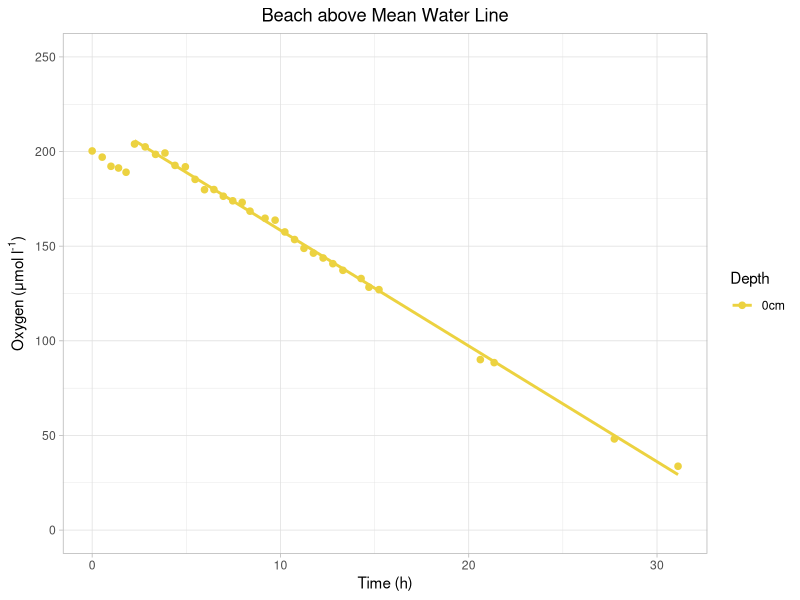
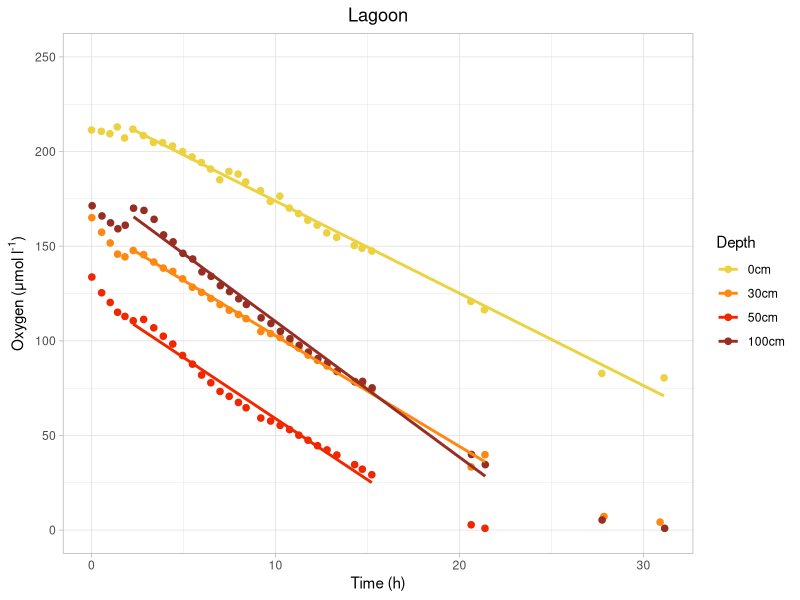
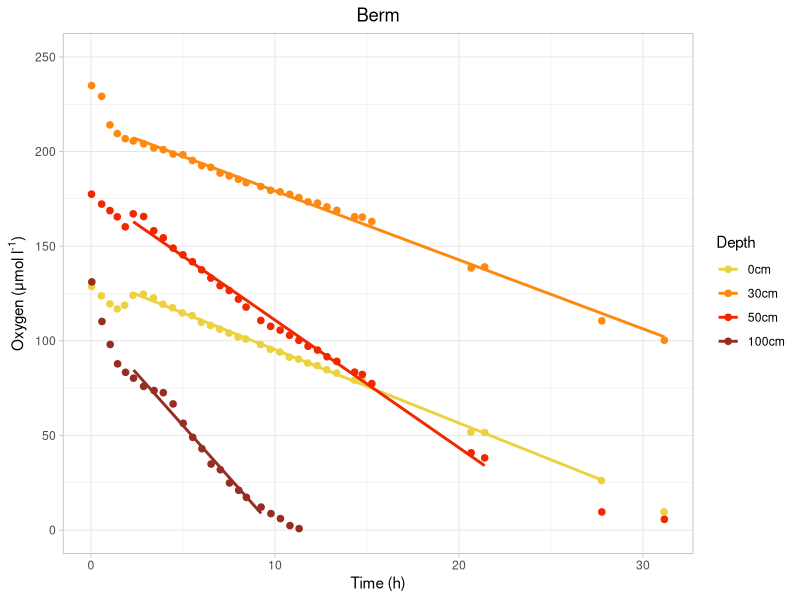
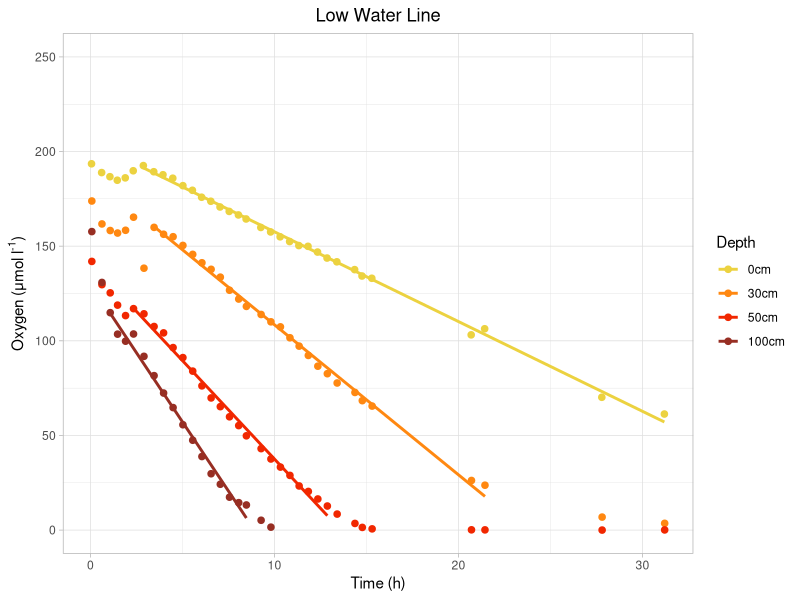
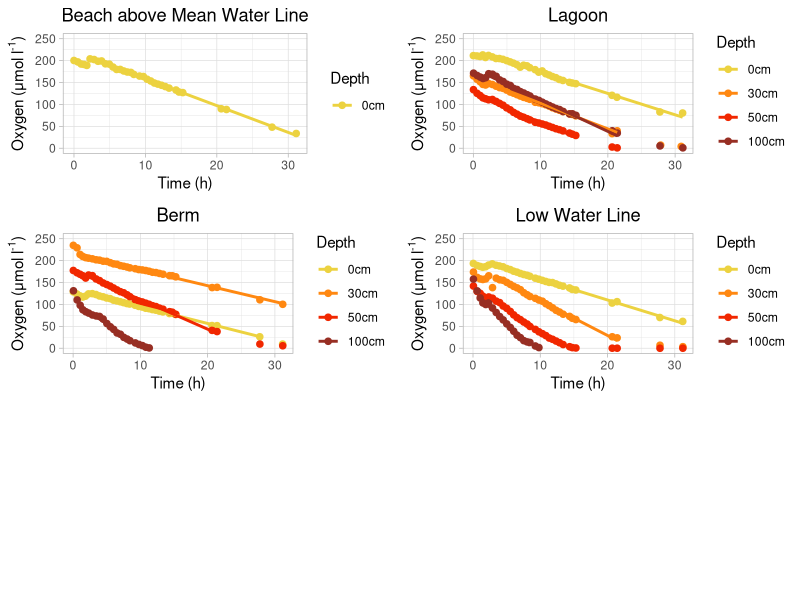
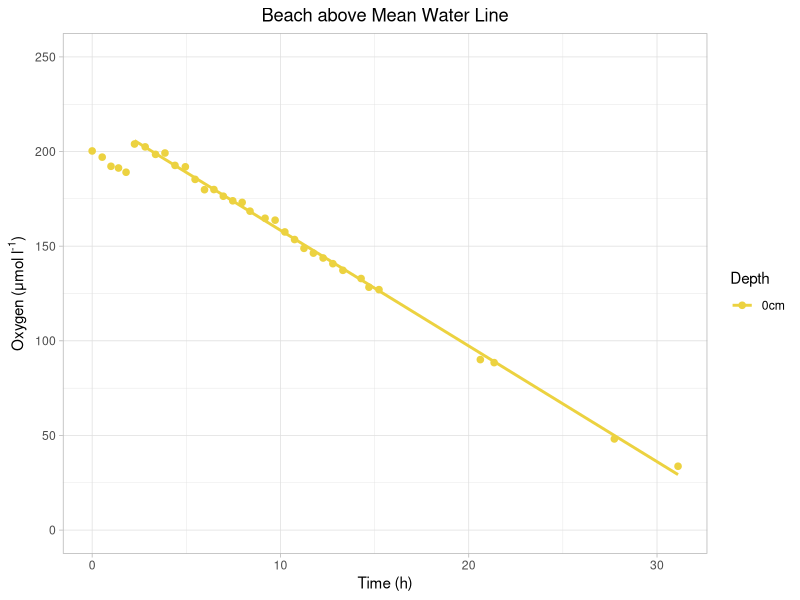
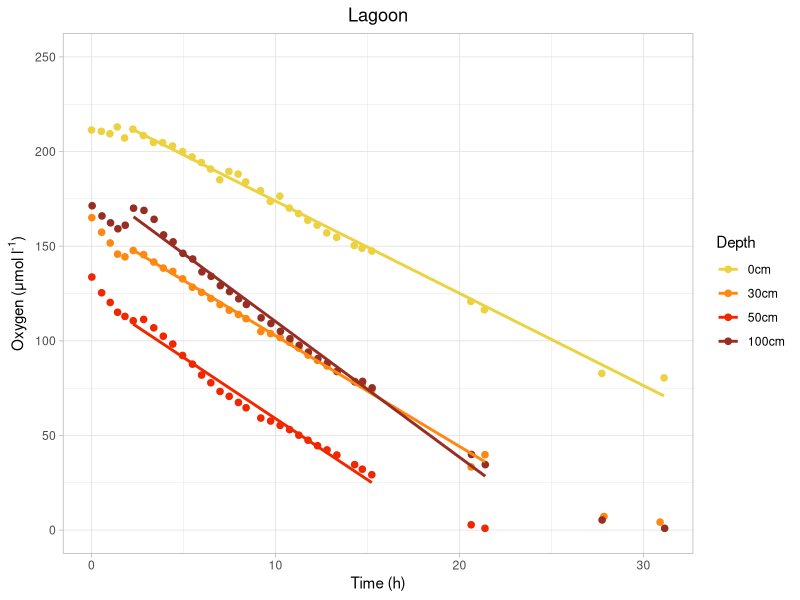
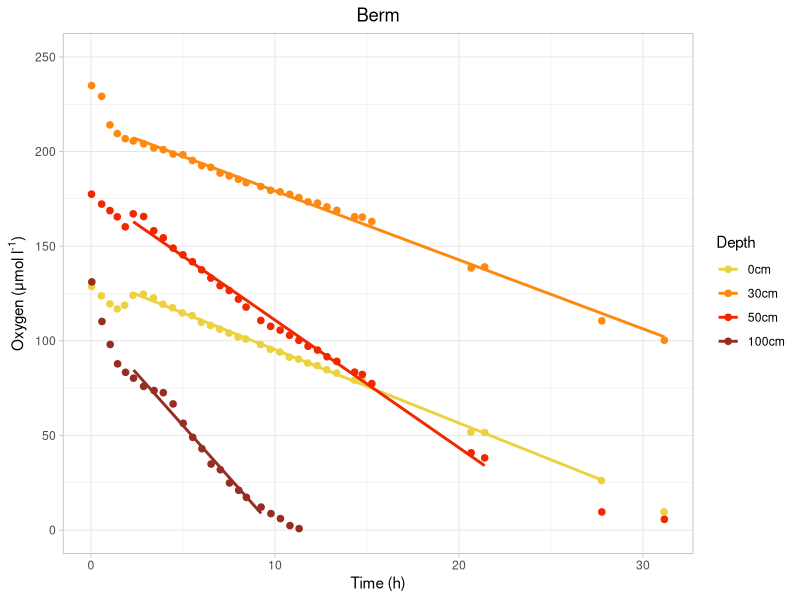

Recreate these plots in R, in order.
library(dplyr)
library(ggplot2)

setwd("/home/kai/Desktop/grad_school/marmic/lab_rotations/rotation_3/Spiekeroog_biogeo/week4/exp3")

mydata = read.csv("exp_3_data.csv")

#add column for time in hours
mydata <- mutate(mydata, time.hours = time.minutes / 60)

# data for plots:
beach_above_mwl <- filter(mydata, station==2)
lagoon          <- filter(mydata, station %in% c(3, 143))
berm            <- filter(mydata, station %in% c(4, 164))
low_water_line  <- filter(mydata, station %in% c(5, 169))

# change depth factor levels to be in order
beach_above_mwl <- mutate(beach_above_mwl, depth = factor(depth , levels = c('0cm', '30cm', '50cm', '100cm')))
lagoon <- mutate(lagoon, depth = factor(depth , levels = c('0cm', '30cm', '50cm', '100cm')))
berm <- mutate(berm, depth = factor(depth , levels = c('0cm', '30cm', '50cm', '100cm')))
low_water_line <- mutate(low_water_line, depth = factor(depth , levels = c('0cm', '30cm', '50cm', '100cm')))

#exclude values which are less than 10μM in the regressions
beach_above_mwl_reg <- filter(beach_above_mwl, oxygen > 10, time.minutes >= 135 )
lagoon_reg <- filter(lagoon, oxygen > 10, time.minutes >= 135)
berm_reg <- filter(berm, oxygen > 10, time.minutes >= 137)
low_water_line_reg <- filter(low_water_line, oxygen > 10,
                             
                             depth=="0cm" & time.minutes >= 172 |
                             depth=="30cm" & time.minutes >= 207 |
                             depth=="50cm" & time.minutes >= 140 |
                             depth=="100cm" & time.minutes >= 64
                             )

#plots
plot_beach_above_mwl<- beach_above_mwl %>%
  ggplot(aes(time.hours, oxygen, colour = depth)) +
  geom_point(size=1, stroke=1.2 ) +
  theme_light() +
  scale_x_continuous("Time (h)") +
  scale_y_continuous(expression(paste("Oxygen (μmol l"^"-1" *")" )), limits = c(0, 250)) +
  geom_smooth(data=beach_above_mwl_reg, se = FALSE, method = "lm") +
  ggtitle("Beach above Mean Water Line") + theme(plot.title = element_text(hjust = 0.5)) +
  labs(colour ="Depth") + scale_colour_manual(values = c("#ecd240", "#ff8811", "#f12700", "#972e23"))

plot_lagoon<- lagoon %>%
  ggplot(aes(time.hours, oxygen, colour = depth)) +
  geom_point(size=1, stroke=1.2 ) +
  theme_light() +
  scale_x_continuous("Time (h)") +
  scale_y_continuous(expression(paste("Oxygen (μmol l"^"-1" *")" )), limits = c(0, 250)) +
  geom_smooth(data= lagoon_reg, se = FALSE, method = "lm") +
  ggtitle("Lagoon") + theme(plot.title = element_text(hjust = 0.5)) +
  labs(colour ="Depth") + scale_colour_manual(values = c("#ecd240", "#ff8811", "#f12700", "#972e23"))

plot_berm<- berm %>%
  ggplot(aes(time.hours, oxygen, colour = depth)) +
  geom_point(size=1, stroke=1.2 ) +
  theme_light() +
  scale_x_continuous("Time (h)") +
  scale_y_continuous(expression(paste("Oxygen (μmol l"^"-1" *")" )), limits = c(0, 250)) +
  geom_smooth(data=berm_reg,se = FALSE, method = "lm") +
  ggtitle("Berm") + theme(plot.title = element_text(hjust = 0.5)) +
  labs(colour ="Depth") + scale_colour_manual(values = c("#ecd240", "#ff8811", "#f12700", "#972e23"))

plot_low_water_line<- low_water_line %>%
  ggplot(aes(time.hours, oxygen, colour = depth)) +
  geom_point(size=1, stroke=1.2 ) +
  theme_light() +
  scale_x_continuous("Time (h)") +
  scale_y_continuous(expression(paste("Oxygen (μmol l"^"-1" *")" )), limits = c(0, 250)) +
  geom_smooth(data= low_water_line_reg,se = FALSE, method = "lm") +
  ggtitle("Low Water Line") + theme(plot.title = element_text(hjust = 0.5)) +
  labs(colour ="Depth") + scale_colour_manual(values = c("#ecd240", "#ff8811", "#f12700", "#972e23"))

#view plots
plot(plot_beach_above_mwl)
plot(plot_lagoon)
plot(plot_berm)
plot(plot_low_water_line)

#save plots
ggsave(filename = "/home/kai/Desktop/grad_school/marmic/lab_rotations/rotation_3/Spiekeroog_biogeo/week4/exp3/rate_plots/beach_above_mwl.jpeg", 
       plot =  plot_beach_above_mwl, width = 6, height = 4)
ggsave(filename = "/home/kai/Desktop/grad_school/marmic/lab_rotations/rotation_3/Spiekeroog_biogeo/week4/exp3/rate_plots/lagoon.jpeg", 
       plot =  plot_lagoon, width = 6, height = 4)
ggsave(filename = "/home/kai/Desktop/grad_school/marmic/lab_rotations/rotation_3/Spiekeroog_biogeo/week4/exp3/rate_plots/berm.jpeg", 
       plot =  plot_berm, width = 6, height = 4)
ggsave(filename = "/home/kai/Desktop/grad_school/marmic/lab_rotations/rotation_3/Spiekeroog_biogeo/week4/exp3/rate_plots/low_water_line.jpeg", 
       plot =  plot_low_water_line, width = 6, height = 4)


######## multiplot:
#library(grid)
multiplot <- function(..., plotlist=NULL, file, cols=2, layout= matrix(c(1,2,3,4,0,0), nrow=3, byrow=TRUE)) {
  require(grid)
  
  # Make a list from the ... arguments and plotlist
  plots <- c(list(...), plotlist)
  
  numPlots = length(plots)
  
  # If layout is NULL, then use 'cols' to determine layout
  if (is.null(layout)) {
    # Make the panel
    # ncol: Number of columns of plots
    # nrow: Number of rows needed, calculated from # of cols
    layout <- matrix(seq(1, cols * ceiling(numPlots/cols)),
                     ncol = cols, nrow = ceiling(numPlots/cols))
  }
  
  if (numPlots==1) {
    print(plots[[1]])
    
  } else {
    # Set up the page
    grid.newpage()
    pushViewport(viewport(layout = grid.layout(nrow(layout), ncol(layout))))
    
    # Make each plot, in the correct location
    for (i in 1:numPlots) {
      # Get the i,j matrix positions of the regions that contain this subplot
      matchidx <- as.data.frame(which(layout == i, arr.ind = TRUE))
      
      print(plots[[i]], vp = viewport(layout.pos.row = matchidx$row,
                                      layout.pos.col = matchidx$col))
    }
  }
}

mult_plot <- multiplot(plot_beach_above_mwl,plot_lagoon,plot_berm,plot_low_water_line, cols=2)
#export pdf using cairo-pdf


#################### rate calculations: ################################

#split up dataframe into the individual lines
beach_above_mwl_0 <- filter(beach_above_mwl_reg, station==2, oxygen > 10)

lagoon_0 <- filter(lagoon_reg, station==3 & depth=="0cm", oxygen > 10)
lagoon_30 <- filter(lagoon_reg, station==143 & depth=="30cm", oxygen > 10)
lagoon_50 <- filter(lagoon_reg, station==143 & depth=="50cm", oxygen > 10)
lagoon_100 <- filter(lagoon_reg, station==143 & depth=="100cm", oxygen > 10)

berm_0 <- filter(berm_reg, station==4 & depth=="0cm", oxygen > 10)
berm_30 <- filter(berm_reg, station==164 & depth=="30cm", oxygen > 10)
berm_50 <- filter(berm_reg, station==164 & depth=="50cm", oxygen > 10)
berm_100 <- filter(berm_reg, station==164 & depth=="100cm", oxygen > 10)

low_water_line_0 <- filter(low_water_line_reg, station==5 & depth=="0cm", oxygen > 10)
low_water_line_30 <- filter(low_water_line_reg, station==169 & depth=="30cm", oxygen > 10)
low_water_line_50 <- filter(low_water_line_reg, station==169 & depth=="50cm", oxygen > 10)
low_water_line_100 <- filter(low_water_line_reg, station==169 & depth=="100cm", oxygen > 10)

#### linear regressions ####
beach_above_mwl_0_reg <-lm(oxygen~time.hours, data=beach_above_mwl_0)

lagoon_0_reg <-lm(oxygen~time.hours, data=lagoon_0)
lagoon_30_reg <-lm(oxygen~time.hours, data=lagoon_30)
lagoon_50_reg <-lm(oxygen~time.hours, data=lagoon_50)
lagoon_100_reg <-lm(oxygen~time.hours, data=lagoon_100)

berm_0_reg <-lm(oxygen~time.hours, data=berm_0)
berm_30_reg <-lm(oxygen~time.hours, data=berm_30)
berm_50_reg <-lm(oxygen~time.hours, data=berm_50)
berm_100_reg <-lm(oxygen~time.hours, data=berm_100)

low_water_line_0_reg <-lm(oxygen~time.hours, data=low_water_line_0)
low_water_line_30_reg <-lm(oxygen~time.hours, data=low_water_line_30)
low_water_line_50_reg <-lm(oxygen~time.hours, data=low_water_line_50)
low_water_line_100_reg <-lm(oxygen~time.hours, data=low_water_line_100)


#cat together all the regression objects as a matrix
matrix_of_regressions <- cbind(
  beach_above_mwl_0_reg,
  lagoon_0_reg,
  lagoon_30_reg,
  lagoon_50_reg,
  lagoon_100_reg,
  berm_0_reg,
  berm_30_reg,
  berm_50_reg,
  berm_100_reg,
  low_water_line_0_reg,
  low_water_line_30_reg,
  low_water_line_50_reg,
  low_water_line_100_reg
)
#take the regression values out of the matrix of lm objects
regression_values <- 
  as.data.frame(t(as.data.frame(matrix_of_regressions[1,]))) %>% select(time.hours)

# extract the sample names from the large dataframe
samples <- mydata %>% distinct(station, depth)

# make the table of rates
rates_table <- cbind(samples, regression_values)

rates_table <- rename(rates_table, oxygen_consumption_rate_uM_per_h = time.hours)

#write out to csv *don't run again I manually added the labels to the csv
#write.csv(rates_table, file = "March_Spiekeroog_rates_2.csv", row.names = FALSE)


